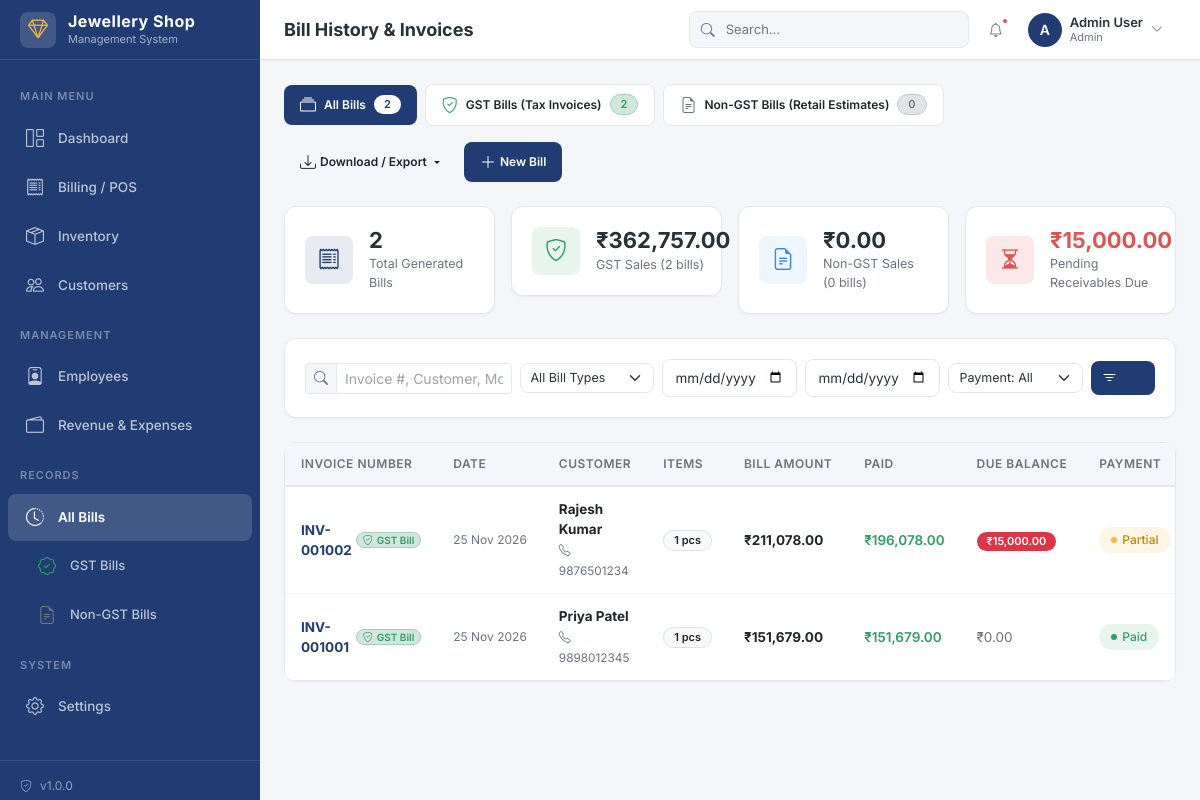
The page /modules/bill-history/index.php (signed in) on the database its author committed.
### tables this page shows
CREATE TABLE invoices (
    id INT AUTO_INCREMENT PRIMARY KEY,
    invoice_number VARCHAR(50) NOT NULL UNIQUE,
    invoice_type ENUM('tax_invoice', 'estimate') DEFAULT 'tax_invoice',
    invoice_date DATE NOT NULL,
    customer_id INT DEFAULT NULL,
    customer_name VARCHAR(200) DEFAULT '',
    customer_phone VARCHAR(20) DEFAULT '',
    customer_address TEXT,
    customer_gstin VARCHAR(20) DEFAULT '',
    
     
    gold_rate_24k DECIMAL(10,2) DEFAULT 0.00,
    gold_rate_22k DECIMAL(10,2) DEFAULT 0.00,
    gold_rate_18k DECIMAL(10,2) DEFAULT 0.00,
    silver_rate DECIMAL(10,2) DEFAULT 0.00,
    
     
    subtotal DECIMAL(14,2) DEFAULT 0.00,
    total_making_charges DECIMAL(12,2) DEFAULT 0.00,
    total_stone_charges DECIMAL(12,2) DEFAULT 0.00,
    total_wastage_charges DECIMAL(12,2) DEFAULT 0.00,
    discount_type ENUM('percentage', 'fixed') DEFAULT 'fixed',
    discount_value DECIMAL(10,2) DEFAULT 0.00,
    discount_amount DECIMAL(12,2) DEFAULT 0.00,
    taxable_amount DECIMAL(14,2) DEFAULT 0.00,
    cgst_rate DECIMAL(5,2) DEFAULT 1.50,
    cgst_amount DECIMAL(12,2) DEFAULT 0.00,
    sgst_rate DECIMAL(5,2) DEFAULT 1.50,
    sgst_amount DECIMAL(12,2) DEFAULT 0.00,
    igst_rate DECIMAL(5,2) DEFAULT 0.00,
    igst_amount DECIMAL(12,2) DEFAULT 0.00,
    total_tax DECIMAL(12,2) DEFAULT 0.00,
    grand_total DECIMAL(14,2) DEFAULT 0.00,
    round_off DECIMAL(5,2) DEFAULT 0.00,
    final_amount DECIMAL(14,2) DEFAULT 0.00,
    amount_in_words VARCHAR(500) DEFAULT '',
    
     
    paid_amount DECIMAL(14,2) DEFAULT 0.00,
    due_amount DECIMAL(14,2) DEFAULT 0.00,
    payment_status ENUM('paid', 'partial', 'unpaid') DEFAULT 'unpaid',
    
     
    status ENUM('draft', 'finalized', 'cancelled') DEFAULT 'draft',
    cancel_reason TEXT,
    cancelled_at DATETIME DEFAULT NULL,
    cancelled_by INT DEFAULT NULL,
    
    notes TEXT,
    created_by INT DEFAULT NULL,
    updated_by INT DEFAULT NULL,
    created_at TIMESTAMP DEFAULT CURRENT_TIMESTAMP,
    updated_at TIMESTAMP DEFAULT CURRENT_TIMESTAMP ON UPDATE CURRENT_TIMESTAMP,
    
    FOREIGN KEY (customer_id) REFERENCES customers(id) ON DELETE SET NULL,
    FOREIGN KEY (created_by) REFERENCES users(id) ON DELETE SET NULL,
    FOREIGN KEY (updated_by) REFERENCES users(id) ON DELETE SET NULL,
    FOREIGN KEY (cancelled_by) REFERENCES users(id) ON DELETE SET NULL,
    
    INDEX idx_invoice_number (invoice_number),
    INDEX idx_invoice_date (invoice_date),
    INDEX idx_customer_id (customer_id),
    INDEX idx_payment_status (payment_status),
    INDEX idx_status (status),
    INDEX idx_created_at (created_at)
);

### modules/bill-history/index.php (the view, shortened to what the rows shown need)
<?php
require_once __DIR__ . '/../../config/database.php';
$pdo = getDBConnection();
$sql = "SELECT i.*, COUNT(ii.id) as items_count
        FROM invoices i
        LEFT JOIN invoice_items ii ON i.id = ii.invoice_id
        WHERE 1=1";
$params = [];
$sql .= " GROUP BY i.id ORDER BY i.id DESC";
$stmt = $pdo->prepare($sql);
$stmt->execute($params);
$invoices = $stmt->fetchAll();
include __DIR__ . '/../../includes/header.php';
?>
<div class="card">
    <div class="card-body p-0">
        <div class="table-container">
            <table class="table align-middle mb-0">
                <thead>
                    <tr>
                        <th>Invoice Number</th>
                        <th>Date</th>
                        <th>Customer</th>
                        <th>Items</th>
                        <th>Bill Amount</th>
                        <th>Paid</th>
                        <th>Due Balance</th>
                        <th>Payment</th>
                    </tr>
                </thead>
                <tbody>
                    <?php if (empty($invoices)): ?>
                    <tr>
                        <td colspan="10" class="text-center py-5 text-muted">
                            <i class="bi bi-receipt fs-1 text-light d-block mb-2"></i>
                            No invoices found matching your filters.
                        </td>
                    </tr>
                    <?php else: ?>
                    <?php foreach ($invoices as $inv):
                        $isCancelled = $inv['status'] === 'cancelled';
                    ?>
                    <tr class="<?php echo $isCancelled ? 'bg-light text-muted' : ''; ?>">
                        <td>
                            <div class="d-flex align-items-center gap-1">
                                <a href="<?php echo url('modules/bill-history/view.php?id=' . $inv['id']); ?>" class="fw-bold text-primary text-decoration-none">
                                    <?php echo sanitize($inv['invoice_number']); ?>
                                </a>
                                <?php if ($inv['total_tax'] > 0 || $inv['invoice_type'] === 'tax_invoice'): ?>
                                <span class="badge bg-success-subtle text-success border border-success-subtle" style="font-size: 10px; padding: 2px 6px;">
                                    <i class="bi bi-shield-check me-1"></i>GST Bill
                                </span>
                                <?php else: ?>
                                <span class="badge bg-secondary-subtle text-dark border border-secondary-subtle" style="font-size: 10px; padding: 2px 6px;">
                                    <i class="bi bi-file-earmark-text text-secondary me-1"></i>Non-GST
                                </span>
                                <?php endif; ?>
                            </div>
                        </td>
                        <td class="text-muted fs-sm text-nowrap">
                            <?php echo date('d M Y', strtotime($inv['invoice_date'])); ?>
                        </td>
                        <td>
                            <strong class="text-dark d-block"><?php echo sanitize($inv['customer_name'] ?: 'Cash Customer'); ?></strong>
                            <?php if ($inv['customer_phone']): ?>
                            <small class="text-muted"><i class="bi bi-telephone"></i> <?php echo sanitize($inv['customer_phone']); ?></small>
                            <?php endif; ?>
                        </td>
                        <td>
                            <span class="badge bg-light text-dark border"><?php echo $inv['items_count']; ?> pcs</span>
                        </td>
                        <td>
                            <strong class="text-dark <?php echo $isCancelled ? 'text-decoration-line-through text-muted' : ''; ?>">
                                <?php echo formatCurrency($inv['final_amount']); ?>
                            </strong>
                        </td>
                        <td>
                            <span class="text-success fw-semibold"><?php echo formatCurrency($inv['paid_amount']); ?></span>
                        </td>
                        <td>
                            <?php if ($inv['due_amount'] > 0 && !$isCancelled): ?>
                            <span class="badge bg-danger">₹<?php echo number_format($inv['due_amount'], 2); ?></span>
                            <?php else: ?>
                            <span class="text-muted fs-xs">₹0.00</span>
                            <?php endif; ?>
                        </td>
                        <td>
                            <span class="status-badge <?php echo $inv['payment_status']; ?>">
                                <?php echo ucfirst($inv['payment_status']); ?>
                            </span>
                        </td>
                    </tr>
                    <?php endforeach; ?>
                    <?php endif; ?>
                </tbody>
            </table>
        </div>
    </div>
</div>
<?php include __DIR__ . '/../../includes/footer.php'; ?>

### rows shown on the page
invoices: invoice_number "INV-001002", total_tax "GST Bill", invoice_date "25 Nov 2026", customer_name "Rajesh Kumar", customer_phone "9876501234", items_count "1", final_amount "₹211,078.00", paid_amount "₹196,078.00", due_amount "15,000.00", payment_status "Partial"
invoices: invoice_number "INV-001001", total_tax "GST Bill", invoice_date "25 Nov 2026", customer_name "Priya Patel", customer_phone "9898012345", items_count "1", final_amount "₹151,679.00", paid_amount "₹151,679.00", due_amount "₹0.00", payment_status "Paid"

### other values the page prints
getSetting('shop_name', 'Jewellery ERP') "Jewellery Shop"
APP_VERSION "1.0.0"
$pageTitle "Bill History & Invoices"
substr($currentUser['name'], 0, 1) "A"
$currentUser['name'] "Admin User"
$currentUser['role'] "Admin"
$stats['total_bills'] "2"
$stats['gst_bills_count'] "2"
$stats['non_gst_bills_count'] "0"
formatCurrency($stats['gst_total_amount'] ?? 0) "₹362,757.00"
formatCurrency($stats['non_gst_total_amount'] ?? 0) "₹0.00"
formatCurrency($stats['total_due'] ?? 0) "₹15,000.00"
